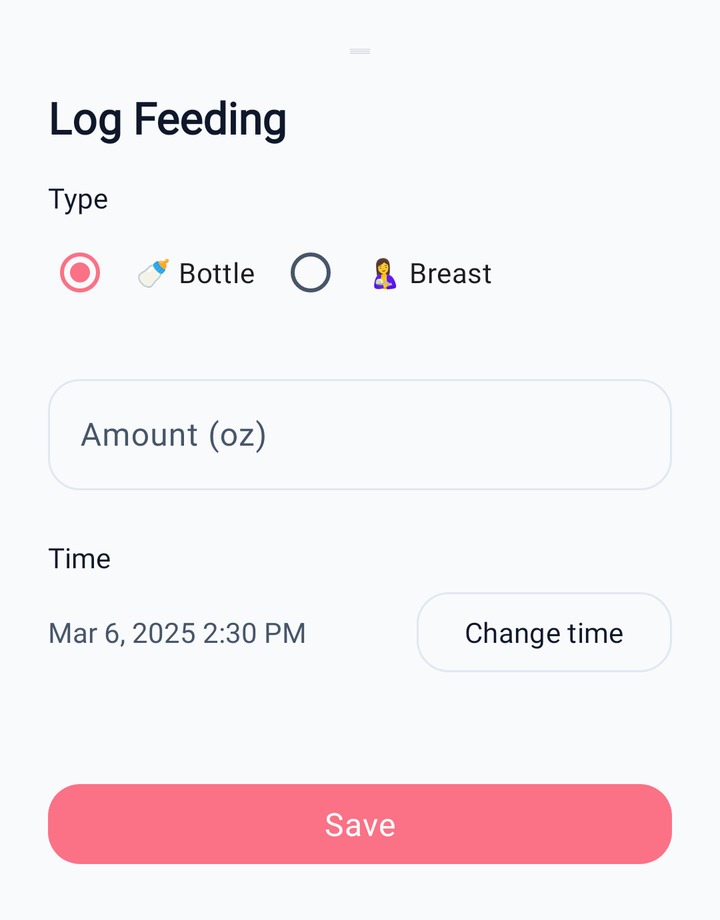
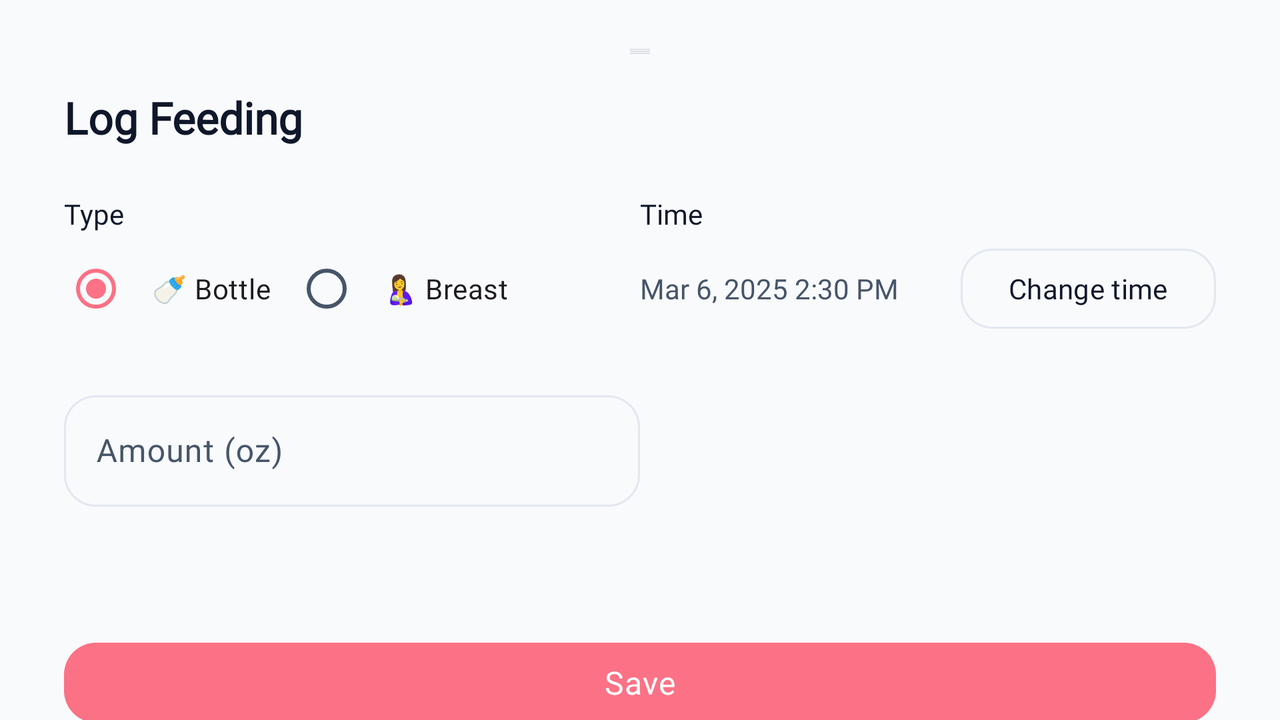

The same Android screen from two of the app's own layout files: first res/layout/ as a phone draws it, then the repository's variant for another configuration, drawn on a device whose configuration selects that folder. Both files follow.
<!-- AndroidManifest.xml: application theme Theme.Pf -->
<!-- res/layout/fragment_create_feeding_bottom_sheet.xml -->
<?xml version="1.0" encoding="utf-8"?>
<LinearLayout xmlns:android="http://schemas.android.com/apk/res/android"
    xmlns:app="http://schemas.android.com/apk/res-auto"
    xmlns:tools="http://schemas.android.com/tools"
    android:layout_width="match_parent"
    android:layout_height="wrap_content"
    android:orientation="vertical"
    android:paddingStart="@dimen/spacing_12"
    android:paddingEnd="@dimen/spacing_12"
    android:paddingVertical="@dimen/spacing_12"
    android:maxWidth="@dimen/bottom_sheet_max_width"
    tools:context="net.poopyfeed.pf.feedings.CreateFeedingBottomSheetFragment">

    <View
        android:layout_width="40dp"
        android:layout_height="4dp"
        android:layout_gravity="center_horizontal"
        android:layout_marginBottom="@dimen/spacing_8"
        android:alpha="0.3"
        android:background="@drawable/ic_drag_handle" />

    <TextView
        android:id="@+id/text_sheet_title"
        android:layout_width="match_parent"
        android:layout_height="wrap_content"
        android:layout_marginBottom="@dimen/spacing_8"
        android:fontFamily="@font/fredoka"
        android:text="@string/create_feeding_title"
        android:textColor="?attr/colorOnSurface"
        android:textSize="@dimen/text_title_large"
        android:textStyle="bold" />

    <TextView
        android:layout_width="match_parent"
        android:layout_height="wrap_content"
        android:layout_marginBottom="@dimen/spacing_2"
        android:fontFamily="@font/dm_sans"
        android:text="@string/create_feeding_type_label"
        android:textColor="?attr/colorOnSurface"
        android:textSize="@dimen/text_body_medium" />

    <RadioGroup
        android:id="@+id/radio_feeding_type"
        android:layout_width="match_parent"
        android:layout_height="wrap_content"
        android:layout_marginBottom="@dimen/spacing_12"
        android:orientation="horizontal"
        android:gravity="center_vertical"
        android:spacing="@dimen/spacing_4">

        <RadioButton
            android:id="@+id/radio_bottle"
            android:layout_width="wrap_content"
            android:layout_height="wrap_content"
            android:checked="true"
            android:buttonTint="?attr/colorPrimary"
            android:fontFamily="@font/dm_sans"
            android:text="@string/feeding_type_bottle"
            android:textSize="@dimen/text_body_medium"
            android:paddingStart="@dimen/spacing_6"
            android:paddingEnd="@dimen/spacing_6" />

        <RadioButton
            android:id="@+id/radio_breast"
            android:layout_width="wrap_content"
            android:layout_height="wrap_content"
            android:buttonTint="?attr/colorPrimary"
            android:fontFamily="@font/dm_sans"
            android:text="@string/feeding_type_breast"
            android:textSize="@dimen/text_body_medium"
            android:paddingStart="@dimen/spacing_6"
            android:paddingEnd="@dimen/spacing_6" />
    </RadioGroup>

    
    <com.google.android.material.textfield.TextInputLayout
        android:id="@+id/layout_amount"
        android:layout_width="match_parent"
        android:layout_height="wrap_content"
        android:layout_marginBottom="@dimen/spacing_12"
        android:hint="@string/create_feeding_amount_label"
        app:boxBackgroundMode="outline"
        app:boxCornerRadiusBottomEnd="@dimen/corner_radius_md"
        app:boxCornerRadiusBottomStart="@dimen/corner_radius_md"
        app:boxCornerRadiusTopEnd="@dimen/corner_radius_md"
        app:boxCornerRadiusTopStart="@dimen/corner_radius_md">

        <com.google.android.material.textfield.TextInputEditText
            android:id="@+id/input_amount"
            android:layout_width="match_parent"
            android:layout_height="wrap_content"
            android:inputType="numberDecimal"
            android:textColor="?attr/colorOnSurface"
            android:fontFamily="@font/dm_sans" />
    </com.google.android.material.textfield.TextInputLayout>

    
    <com.google.android.material.textfield.TextInputLayout
        android:id="@+id/layout_minutes"
        android:layout_width="match_parent"
        android:layout_height="wrap_content"
        android:layout_marginBottom="@dimen/spacing_12"
        android:hint="@string/create_feeding_minutes_label"
        android:visibility="gone"
        app:boxBackgroundMode="outline"
        app:boxCornerRadiusBottomEnd="@dimen/corner_radius_md"
        app:boxCornerRadiusBottomStart="@dimen/corner_radius_md"
        app:boxCornerRadiusTopEnd="@dimen/corner_radius_md"
        app:boxCornerRadiusTopStart="@dimen/corner_radius_md">

        <com.google.android.material.textfield.TextInputEditText
            android:id="@+id/input_minutes"
            android:layout_width="match_parent"
            android:layout_height="wrap_content"
            android:inputType="number"
            android:textColor="?attr/colorOnSurface"
            android:fontFamily="@font/dm_sans" />
    </com.google.android.material.textfield.TextInputLayout>

    <TextView
        android:id="@+id/label_side"
        android:layout_width="match_parent"
        android:layout_height="wrap_content"
        android:layout_marginBottom="@dimen/spacing_2"
        android:visibility="gone"
        android:fontFamily="@font/dm_sans"
        android:text="@string/create_feeding_side_label"
        android:textColor="?attr/colorOnSurface"
        android:textSize="@dimen/text_body_medium" />

    
    <RadioGroup
        android:id="@+id/radio_side"
        android:layout_width="match_parent"
        android:layout_height="wrap_content"
        android:layout_marginBottom="@dimen/spacing_12"
        android:visibility="gone"
        android:orientation="vertical"
        android:spacing="@dimen/spacing_2">

        <RadioButton
            android:id="@+id/radio_side_left"
            android:layout_width="wrap_content"
            android:layout_height="wrap_content"
            android:buttonTint="?attr/colorPrimary"
            android:fontFamily="@font/dm_sans"
            android:text="@string/create_feeding_side_left"
            android:textSize="@dimen/text_body_medium" />

        <RadioButton
            android:id="@+id/radio_side_right"
            android:layout_width="wrap_content"
            android:layout_height="wrap_content"
            android:buttonTint="?attr/colorPrimary"
            android:fontFamily="@font/dm_sans"
            android:text="@string/create_feeding_side_right"
            android:textSize="@dimen/text_body_medium" />

        <RadioButton
            android:id="@+id/radio_side_both"
            android:layout_width="wrap_content"
            android:layout_height="wrap_content"
            android:buttonTint="?attr/colorPrimary"
            android:fontFamily="@font/dm_sans"
            android:text="@string/create_feeding_side_both"
            android:textSize="@dimen/text_body_medium" />
    </RadioGroup>

    
    <LinearLayout
        android:layout_width="match_parent"
        android:layout_height="wrap_content"
        android:layout_marginBottom="@dimen/spacing_16"
        android:orientation="vertical"
        android:spacing="@dimen/spacing_3">

        <TextView
            android:layout_width="match_parent"
            android:layout_height="wrap_content"
            android:layout_marginBottom="@dimen/spacing_2"
            android:fontFamily="@font/dm_sans"
            android:text="@string/create_feeding_time_label"
            android:textColor="?attr/colorOnSurface"
            android:textSize="@dimen/text_body_medium" />

        <LinearLayout
            android:layout_width="match_parent"
            android:layout_height="wrap_content"
            android:orientation="horizontal"
            android:gravity="center_vertical"
            android:spacing="@dimen/spacing_8">

            <TextView
                android:id="@+id/text_timestamp"
                android:layout_width="0dp"
                android:layout_height="wrap_content"
                android:layout_weight="1"
                android:fontFamily="@font/dm_sans"
                android:textSize="@dimen/text_body_medium"
                android:textColor="?attr/colorOnSurfaceVariant"
                tools:text="Mar 6, 2025 2:30 PM" />

            <com.google.android.material.button.MaterialButton
                android:id="@+id/button_change_time"
                style="@style/Widget.Pf.Button.Secondary"
                android:layout_width="wrap_content"
                android:layout_height="wrap_content"
                android:text="@string/create_feeding_change_time" />
        </LinearLayout>
    </LinearLayout>

    
    <FrameLayout
        android:layout_width="match_parent"
        android:layout_height="wrap_content"
        android:layout_marginTop="@dimen/spacing_8">

        <com.google.android.material.button.MaterialButton
            android:id="@+id/button_save"
            style="@style/Widget.Pf.Button.Primary"
            android:layout_width="match_parent"
            android:layout_height="wrap_content"
            android:layout_gravity="center"
            android:text="@string/create_feeding_save" />

        <com.google.android.material.progressindicator.CircularProgressIndicator
            android:id="@+id/progress_saving"
            android:layout_width="24dp"
            android:layout_height="24dp"
            android:layout_gravity="center"
            android:indeterminate="true"
            android:visibility="gone" />
    </FrameLayout>

</LinearLayout>
<!-- resources referenced by this layout -->
<resources>
  <dimen name="bottom_sheet_max_width">600dp</dimen>
  <dimen name="corner_radius_md">16dp</dimen>
  <dimen name="spacing_12">24dp</dimen>
  <dimen name="spacing_16">32dp</dimen>
  <dimen name="spacing_2">4dp</dimen>
  <dimen name="spacing_3">6dp</dimen>
  <dimen name="spacing_4">8dp</dimen>
  <dimen name="spacing_6">12dp</dimen>
  <dimen name="spacing_8">16dp</dimen>
  <dimen name="text_body_medium">14sp</dimen>
  <dimen name="text_title_large">22sp</dimen>
  <!-- drawable ic_drag_handle (drawable) -->
  <vector xmlns:android="http://schemas.android.com/apk/res/android"
      android:width="24dp"
      android:height="24dp"
      android:viewportWidth="24"
      android:viewportHeight="24">
      <path
          android:fillColor="?attr/colorOnSurfaceVariant"
          android:pathData="M9,3h6v2H9V3zM9,9h6v2H9V9zM9,15h6v2H9V15z" />
  </vector>
  <string name="create_feeding_amount_label">Amount (oz)</string>
  <string name="create_feeding_change_time">Change time</string>
  <string name="create_feeding_minutes_label">Minutes</string>
  <string name="create_feeding_save">Save</string>
  <string name="create_feeding_side_both">Both</string>
  <string name="create_feeding_side_label">Side</string>
  <string name="create_feeding_side_left">Left</string>
  <string name="create_feeding_side_right">Right</string>
  <string name="create_feeding_time_label">Time</string>
  <string name="create_feeding_title">Log Feeding</string>
  <string name="create_feeding_type_label">Type</string>
  <string name="feeding_type_bottle">🍼 Bottle</string>
  <string name="feeding_type_breast">🤱 Breast</string>
  <style name="Widget.Pf.Button.Primary" parent="Widget.Material3.Button.UnelevatedButton">
          <item name="android:textColor">?attr/colorOnPrimary</item>
          <item name="android:fontFamily">@font/dm_sans_bold</item>
          <item name="android:textSize">@dimen/text_body_large</item>
          <item name="android:letterSpacing">0.02</item>
          <item name="android:stateListAnimator">@null</item>
          <item name="elevation">4dp</item>
          <item name="cornerRadius">@dimen/corner_radius_md</item>
      </style>
  <style name="Widget.Pf.Button.Secondary" parent="Widget.Material3.Button.OutlinedButton">
          <item name="android:textColor">?attr/colorOnSurface</item>
          <item name="android:fontFamily">@font/dm_sans_medium</item>
          <item name="strokeColor">?attr/colorOutline</item>
          <item name="strokeWidth">1dp</item>
          <item name="cornerRadius">@dimen/corner_radius_md</item>
      </style>
  <!-- from res/values-v23/ -->
  <style name="Theme.Pf" parent="Base.Theme.Pf">
          
          <item name="android:navigationBarColor">@android:color/transparent</item>
          <item name="android:statusBarColor">@android:color/transparent</item>
          <item name="android:windowLightStatusBar">?attr/isLightTheme</item>
      </style>
  <dimen name="text_body_large">16sp</dimen>
  <color name="rose_400">#fb7185</color>
  <color name="white">#FFFFFFFF</color>
  <color name="rose_100">#ffe4e6</color>
  <color name="rose_600">#e11d48</color>
  <color name="orange_400">#fb923c</color>
  <color name="orange_50">#fff7ed</color>
  <color name="amber_600">#d97706</color>
  <color name="amber_400">#fbbf24</color>
  <color name="amber_50">#fffbeb</color>
  <color name="slate_50">#f8fafc</color>
  <color name="slate_900">#0f172a</color>
  <color name="slate_100">#f1f5f9</color>
  <color name="slate_600">#475569</color>
  <color name="slate_200">#e2e8f0</color>
  <color name="red_500">#ef4444</color>
  <color name="red_50">#fef2f2</color>
  <color name="light_onErrorContainer">#410002</color>
  <!-- some entries are left out for length -->
</resources>
<!-- res/layout-land/fragment_create_feeding_bottom_sheet.xml (the repository's variant of the layout above) -->
<!-- drawn on the phone turned sideways -->
<?xml version="1.0" encoding="utf-8"?>
<FrameLayout xmlns:android="http://schemas.android.com/apk/res/android"
    xmlns:app="http://schemas.android.com/apk/res-auto"
    xmlns:tools="http://schemas.android.com/tools"
    android:layout_width="match_parent"
    android:layout_height="wrap_content"
    tools:context="net.poopyfeed.pf.feedings.CreateFeedingBottomSheetFragment">

    <androidx.core.widget.NestedScrollView
        android:layout_width="match_parent"
        android:layout_height="wrap_content"
        android:fillViewport="false">

        <LinearLayout
            android:layout_width="match_parent"
            android:layout_height="wrap_content"
            android:orientation="vertical"
            android:paddingStart="@dimen/spacing_16"
            android:paddingEnd="@dimen/spacing_16"
            android:paddingVertical="@dimen/spacing_12"
            android:maxWidth="800dp">

            <View
                android:layout_width="40dp"
                android:layout_height="4dp"
                android:layout_gravity="center_horizontal"
                android:layout_marginBottom="@dimen/spacing_8"
                android:alpha="0.3"
                android:background="@drawable/ic_drag_handle" />

            <TextView
                android:id="@+id/text_sheet_title"
                android:layout_width="match_parent"
                android:layout_height="wrap_content"
                android:layout_marginBottom="@dimen/spacing_12"
                android:fontFamily="@font/fredoka"
                android:text="@string/create_feeding_title"
                android:textColor="?attr/colorOnSurface"
                android:textSize="@dimen/text_title_large"
                android:textStyle="bold" />

            
            <LinearLayout
                android:layout_width="match_parent"
                android:layout_height="wrap_content"
                android:orientation="horizontal"
                android:spacing="@dimen/spacing_12"
                android:baselineAligned="false">

                
                <LinearLayout
                    android:layout_width="0dp"
                    android:layout_height="wrap_content"
                    android:layout_weight="1"
                    android:orientation="vertical">

                    <TextView
                        android:layout_width="match_parent"
                        android:layout_height="wrap_content"
                        android:layout_marginBottom="@dimen/spacing_2"
                        android:fontFamily="@font/dm_sans"
                        android:text="@string/create_feeding_type_label"
                        android:textColor="?attr/colorOnSurface"
                        android:textSize="@dimen/text_body_medium" />

                    <RadioGroup
                        android:id="@+id/radio_feeding_type"
                        android:layout_width="match_parent"
                        android:layout_height="wrap_content"
                        android:layout_marginBottom="@dimen/spacing_12"
                        android:orientation="horizontal"
                        android:gravity="center_vertical"
                        android:spacing="@dimen/spacing_4">

                        <RadioButton
                            android:id="@+id/radio_bottle"
                            android:layout_width="wrap_content"
                            android:layout_height="wrap_content"
                            android:checked="true"
                            android:buttonTint="?attr/colorPrimary"
                            android:fontFamily="@font/dm_sans"
                            android:text="@string/feeding_type_bottle"
                            android:textSize="@dimen/text_body_medium"
                            android:paddingStart="@dimen/spacing_6"
                            android:paddingEnd="@dimen/spacing_6" />

                        <RadioButton
                            android:id="@+id/radio_breast"
                            android:layout_width="wrap_content"
                            android:layout_height="wrap_content"
                            android:buttonTint="?attr/colorPrimary"
                            android:fontFamily="@font/dm_sans"
                            android:text="@string/feeding_type_breast"
                            android:textSize="@dimen/text_body_medium"
                            android:paddingStart="@dimen/spacing_6"
                            android:paddingEnd="@dimen/spacing_6" />
                    </RadioGroup>

                    <com.google.android.material.textfield.TextInputLayout
                        android:id="@+id/layout_amount"
                        android:layout_width="match_parent"
                        android:layout_height="wrap_content"
                        android:layout_marginBottom="@dimen/spacing_12"
                        android:hint="@string/create_feeding_amount_label"
                        app:boxBackgroundMode="outline"
                        app:boxCornerRadiusBottomEnd="@dimen/corner_radius_md"
                        app:boxCornerRadiusBottomStart="@dimen/corner_radius_md"
                        app:boxCornerRadiusTopEnd="@dimen/corner_radius_md"
                        app:boxCornerRadiusTopStart="@dimen/corner_radius_md">

                        <com.google.android.material.textfield.TextInputEditText
                            android:id="@+id/input_amount"
                            android:layout_width="match_parent"
                            android:layout_height="wrap_content"
                            android:inputType="numberDecimal"
                            android:textColor="?attr/colorOnSurface"
                            android:fontFamily="@font/dm_sans" />
                    </com.google.android.material.textfield.TextInputLayout>

                </LinearLayout>

                
                <LinearLayout
                    android:layout_width="0dp"
                    android:layout_height="wrap_content"
                    android:layout_weight="1"
                    android:orientation="vertical">

                    <LinearLayout
                        android:layout_width="match_parent"
                        android:layout_height="wrap_content"
                        android:layout_marginBottom="@dimen/spacing_12"
                        android:orientation="vertical"
                        android:spacing="@dimen/spacing_3">

                        <TextView
                            android:layout_width="match_parent"
                            android:layout_height="wrap_content"
                            android:layout_marginBottom="@dimen/spacing_2"
                            android:fontFamily="@font/dm_sans"
                            android:text="@string/create_feeding_time_label"
                            android:textColor="?attr/colorOnSurface"
                            android:textSize="@dimen/text_body_medium" />

                        <LinearLayout
                            android:layout_width="match_parent"
                            android:layout_height="wrap_content"
                            android:orientation="horizontal"
                            android:gravity="center_vertical"
                            android:spacing="@dimen/spacing_4">

                            <TextView
                                android:id="@+id/text_timestamp"
                                android:layout_width="0dp"
                                android:layout_height="wrap_content"
                                android:layout_weight="1"
                                android:fontFamily="@font/dm_sans"
                                android:textSize="@dimen/text_body_medium"
                                android:textColor="?attr/colorOnSurfaceVariant"
                                tools:text="Mar 6, 2025 2:30 PM" />

                            <com.google.android.material.button.MaterialButton
                                android:id="@+id/button_change_time"
                                style="@style/Widget.Pf.Button.Secondary"
                                android:layout_width="wrap_content"
                                android:layout_height="wrap_content"
                                android:text="@string/create_feeding_change_time" />
                        </LinearLayout>
                    </LinearLayout>

                    <com.google.android.material.textfield.TextInputLayout
                        android:id="@+id/layout_minutes"
                        android:layout_width="match_parent"
                        android:layout_height="wrap_content"
                        android:layout_marginBottom="@dimen/spacing_12"
                        android:hint="@string/create_feeding_minutes_label"
                        android:visibility="gone"
                        app:boxBackgroundMode="outline"
                        app:boxCornerRadiusBottomEnd="@dimen/corner_radius_md"
                        app:boxCornerRadiusBottomStart="@dimen/corner_radius_md"
                        app:boxCornerRadiusTopEnd="@dimen/corner_radius_md"
                        app:boxCornerRadiusTopStart="@dimen/corner_radius_md">

                        <com.google.android.material.textfield.TextInputEditText
                            android:id="@+id/input_minutes"
                            android:layout_width="match_parent"
                            android:layout_height="wrap_content"
                            android:inputType="number"
                            android:textColor="?attr/colorOnSurface"
                            android:fontFamily="@font/dm_sans" />
                    </com.google.android.material.textfield.TextInputLayout>

                </LinearLayout>

            </LinearLayout>

            
            <LinearLayout
                android:layout_width="match_parent"
                android:layout_height="wrap_content"
                android:layout_marginBottom="@dimen/spacing_12"
                android:orientation="vertical">

                <TextView
                    android:id="@+id/label_side"
                    android:layout_width="match_parent"
                    android:layout_height="wrap_content"
                    android:layout_marginBottom="@dimen/spacing_2"
                    android:visibility="gone"
                    android:fontFamily="@font/dm_sans"
                    android:text="@string/create_feeding_side_label"
                    android:textColor="?attr/colorOnSurface"
                    android:textSize="@dimen/text_body_medium" />

                <RadioGroup
                    android:id="@+id/radio_side"
                    android:layout_width="match_parent"
                    android:layout_height="wrap_content"
                    android:visibility="gone"
                    android:orientation="horizontal"
                    android:spacing="@dimen/spacing_8">

                    <RadioButton
                        android:id="@+id/radio_side_left"
                        android:layout_width="wrap_content"
                        android:layout_height="wrap_content"
                        android:buttonTint="?attr/colorPrimary"
                        android:fontFamily="@font/dm_sans"
                        android:text="@string/create_feeding_side_left"
                        android:textSize="@dimen/text_body_medium" />

                    <RadioButton
                        android:id="@+id/radio_side_right"
                        android:layout_width="wrap_content"
                        android:layout_height="wrap_content"
                        android:buttonTint="?attr/colorPrimary"
                        android:fontFamily="@font/dm_sans"
                        android:text="@string/create_feeding_side_right"
                        android:textSize="@dimen/text_body_medium" />

                    <RadioButton
                        android:id="@+id/radio_side_both"
                        android:layout_width="wrap_content"
                        android:layout_height="wrap_content"
                        android:buttonTint="?attr/colorPrimary"
                        android:fontFamily="@font/dm_sans"
                        android:text="@string/create_feeding_side_both"
                        android:textSize="@dimen/text_body_medium" />
                </RadioGroup>
            </LinearLayout>

            
            <FrameLayout
                android:layout_width="match_parent"
                android:layout_height="wrap_content"
                android:layout_marginTop="@dimen/spacing_8">

                <com.google.android.material.button.MaterialButton
                    android:id="@+id/button_save"
                    style="@style/Widget.Pf.Button.Primary"
                    android:layout_width="match_parent"
                    android:layout_height="wrap_content"
                    android:layout_gravity="center"
                    android:text="@string/create_feeding_save" />

                <com.google.android.material.progressindicator.CircularProgressIndicator
                    android:id="@+id/progress_saving"
                    android:layout_width="24dp"
                    android:layout_height="24dp"
                    android:layout_gravity="center"
                    android:indeterminate="true"
                    android:visibility="gone" />
            </FrameLayout>

        </LinearLayout>
    </androidx.core.widget.NestedScrollView>

</FrameLayout>
<!-- resources referenced by the variant -->
<!-- as the phone turned sideways resolves them -->
<resources>
  <dimen name="corner_radius_md">16dp</dimen>
  <dimen name="spacing_12">24dp</dimen>
  <dimen name="spacing_16">32dp</dimen>
  <dimen name="spacing_2">4dp</dimen>
  <dimen name="spacing_3">6dp</dimen>
  <dimen name="spacing_4">8dp</dimen>
  <dimen name="spacing_6">12dp</dimen>
  <dimen name="spacing_8">16dp</dimen>
  <dimen name="text_body_medium">14sp</dimen>
  <dimen name="text_title_large">22sp</dimen>
  <!-- drawable ic_drag_handle (drawable) -->
  <vector xmlns:android="http://schemas.android.com/apk/res/android"
      android:width="24dp"
      android:height="24dp"
      android:viewportWidth="24"
      android:viewportHeight="24">
      <path
          android:fillColor="?attr/colorOnSurfaceVariant"
          android:pathData="M9,3h6v2H9V3zM9,9h6v2H9V9zM9,15h6v2H9V15z" />
  </vector>
  <string name="create_feeding_amount_label">Amount (oz)</string>
  <string name="create_feeding_change_time">Change time</string>
  <string name="create_feeding_minutes_label">Minutes</string>
  <string name="create_feeding_save">Save</string>
  <string name="create_feeding_side_both">Both</string>
  <string name="create_feeding_side_label">Side</string>
  <string name="create_feeding_side_left">Left</string>
  <string name="create_feeding_side_right">Right</string>
  <string name="create_feeding_time_label">Time</string>
  <string name="create_feeding_title">Log Feeding</string>
  <string name="create_feeding_type_label">Type</string>
  <string name="feeding_type_bottle">🍼 Bottle</string>
  <string name="feeding_type_breast">🤱 Breast</string>
  <style name="Widget.Pf.Button.Primary" parent="Widget.Material3.Button.UnelevatedButton">
          <item name="android:textColor">?attr/colorOnPrimary</item>
          <item name="android:fontFamily">@font/dm_sans_bold</item>
          <item name="android:textSize">@dimen/text_body_large</item>
          <item name="android:letterSpacing">0.02</item>
          <item name="android:stateListAnimator">@null</item>
          <item name="elevation">4dp</item>
          <item name="cornerRadius">@dimen/corner_radius_md</item>
      </style>
  <style name="Widget.Pf.Button.Secondary" parent="Widget.Material3.Button.OutlinedButton">
          <item name="android:textColor">?attr/colorOnSurface</item>
          <item name="android:fontFamily">@font/dm_sans_medium</item>
          <item name="strokeColor">?attr/colorOutline</item>
          <item name="strokeWidth">1dp</item>
          <item name="cornerRadius">@dimen/corner_radius_md</item>
      </style>
  <!-- from res/values-v23/ -->
  <style name="Theme.Pf" parent="Base.Theme.Pf">
          
          <item name="android:navigationBarColor">@android:color/transparent</item>
          <item name="android:statusBarColor">@android:color/transparent</item>
          <item name="android:windowLightStatusBar">?attr/isLightTheme</item>
      </style>
  <dimen name="text_body_large">16sp</dimen>
  <color name="rose_400">#fb7185</color>
  <color name="white">#FFFFFFFF</color>
  <color name="rose_100">#ffe4e6</color>
  <color name="rose_600">#e11d48</color>
  <color name="orange_400">#fb923c</color>
  <color name="orange_50">#fff7ed</color>
  <color name="amber_600">#d97706</color>
  <color name="amber_400">#fbbf24</color>
  <color name="amber_50">#fffbeb</color>
  <color name="slate_50">#f8fafc</color>
  <color name="slate_900">#0f172a</color>
  <color name="slate_100">#f1f5f9</color>
  <color name="slate_600">#475569</color>
  <color name="slate_200">#e2e8f0</color>
  <color name="red_500">#ef4444</color>
  <color name="red_50">#fef2f2</color>
  <color name="light_onErrorContainer">#410002</color>
  <!-- some entries are left out for length -->
</resources>
